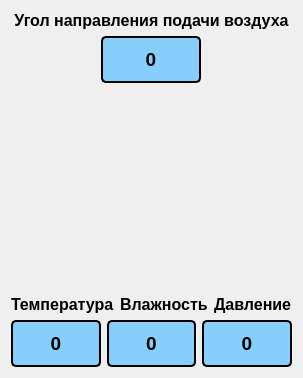
        <widget class="QWidget" name="tab_3">
         <property name="styleSheet">
          <string notr="true"/>
         </property>
         <attribute name="title">
          <string>Кондиционер 1</string>
         </attribute>
         <layout class="QVBoxLayout" name="verticalLayout_2">
          <item>
           <widget class="QLabel" name="label_41">
            <property name="font">
             <font>
              <pointsize>12</pointsize>
              <bold>true</bold>
             </font>
            </property>
            <property name="text">
             <string>Угол направления подачи воздуха</string>
            </property>
            <property name="alignment">
             <set>Qt::AlignCenter</set>
            </property>
           </widget>
          </item>
          <item alignment="Qt::AlignHCenter">
           <widget class="QLabel" name="labelDegree1">
            <property name="enabled">
             <bool>true</bool>
            </property>
            <property name="minimumSize">
             <size>
              <width>100</width>
              <height>0</height>
             </size>
            </property>
            <property name="maximumSize">
             <size>
              <width>100</width>
              <height>50</height>
             </size>
            </property>
            <property name="font">
             <font>
              <pointsize>14</pointsize>
              <bold>true</bold>
             </font>
            </property>
            <property name="styleSheet">
             <string notr="true">QLabel{
border: 2px solid #000000;
border-radius:5px;
background-color:#87CEFA;
padding:10px;
}</string>
            </property>
            <property name="text">
             <string>0</string>
            </property>
            <property name="alignment">
             <set>Qt::AlignCenter</set>
            </property>
           </widget>
          </item>
          <item alignment="Qt::AlignHCenter">
           <widget class="QLabel" name="label_2">
            <property name="minimumSize">
             <size>
              <width>200</width>
              <height>200</height>
             </size>
            </property>
            <property name="maximumSize">
             <size>
              <width>200</width>
              <height>200</height>
             </size>
            </property>
            <property name="font">
             <font>
              <pointsize>9</pointsize>
             </font>
            </property>
            <property name="text">
             <string/>
            </property>
            <property name="textFormat">
             <enum>Qt::AutoText</enum>
            </property>
            <property name="pixmap">
             <pixmap resource="resource.qrc">:/img/img/conder.png</pixmap>
            </property>
            <property name="scaledContents">
             <bool>true</bool>
            </property>
           </widget>
          </item>
          <item>
           <layout class="QHBoxLayout" name="horizontalLayout_7">
            <item alignment="Qt::AlignHCenter">
             <widget class="QLabel" name="label_14">
              <property name="font">
               <font>
                <pointsize>12</pointsize>
                <bold>true</bold>
               </font>
              </property>
              <property name="text">
               <string>Температура</string>
              </property>
             </widget>
            </item>
            <item alignment="Qt::AlignHCenter">
             <widget class="QLabel" name="label_13">
              <property name="font">
               <font>
                <pointsize>12</pointsize>
                <bold>true</bold>
               </font>
              </property>
              <property name="text">
               <string>Влажность</string>
              </property>
             </widget>
            </item>
            <item alignment="Qt::AlignHCenter">
             <widget class="QLabel" name="label_12">
              <property name="font">
               <font>
                <pointsize>12</pointsize>
                <bold>true</bold>
               </font>
              </property>
              <property name="text">
               <string>Давление</string>
              </property>
             </widget>
            </item>
           </layout>
          </item>
          <item>
           <layout class="QHBoxLayout" name="horizontalLayout_6">
            <item>
             <widget class="QLabel" name="labelTemp1">
              <property name="enabled">
               <bool>true</bool>
              </property>
              <property name="font">
               <font>
                <pointsize>14</pointsize>
                <bold>true</bold>
               </font>
              </property>
              <property name="styleSheet">
               <string notr="true">QLabel{
border: 2px solid #000000;
border-radius:5px;
background-color:#87CEFA;
padding:10px;
}</string>
              </property>
              <property name="text">
               <string>0</string>
              </property>
              <property name="alignment">
               <set>Qt::AlignCenter</set>
              </property>
             </widget>
            </item>
            <item>
             <widget class="QLabel" name="labelHumidity1">
              <property name="font">
               <font>
                <pointsize>14</pointsize>
                <bold>true</bold>
               </font>
              </property>
              <property name="styleSheet">
               <string notr="true">QLabel{
border: 2px solid #000000;
border-radius:5px;
background-color:#87CEFA;
padding:10px;
}</string>
              </property>
              <property name="text">
               <string>0</string>
              </property>
              <property name="alignment">
               <set>Qt::AlignCenter</set>
              </property>
             </widget>
            </item>
            <item>
             <widget class="QLabel" name="labelPressure1">
              <property name="font">
               <font>
                <pointsize>14</pointsize>
                <bold>true</bold>
               </font>
              </property>
              <property name="styleSheet">
               <string notr="true">QLabel{
border: 2px solid #000000;
border-radius:5px;
background-color:#87CEFA;
padding:10px;
}</string>
              </property>
              <property name="text">
               <string>0</string>
              </property>
              <property name="alignment">
               <set>Qt::AlignCenter</set>
              </property>
             </widget>
            </item>
           </layout>
          </item>
         </layout>
        </widget>
